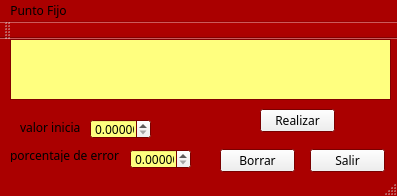
<?xml version="1.0" encoding="UTF-8"?>
<ui version="4.0">
 <class>PuntOFijo</class>
 <widget class="QMainWindow" name="PuntOFijo">
  <property name="geometry">
   <rect>
    <x>0</x>
    <y>0</y>
    <width>397</width>
    <height>196</height>
   </rect>
  </property>
  <property name="palette">
   <palette>
    <active>
     <colorrole role="WindowText">
      <brush brushstyle="SolidPattern">
       <color alpha="255">
        <red>0</red>
        <green>0</green>
        <blue>0</blue>
       </color>
      </brush>
     </colorrole>
     <colorrole role="Base">
      <brush brushstyle="SolidPattern">
       <color alpha="255">
        <red>255</red>
        <green>255</green>
        <blue>127</blue>
       </color>
      </brush>
     </colorrole>
     <colorrole role="Window">
      <brush brushstyle="SolidPattern">
       <color alpha="255">
        <red>170</red>
        <green>0</green>
        <blue>0</blue>
       </color>
      </brush>
     </colorrole>
    </active>
    <inactive>
     <colorrole role="WindowText">
      <brush brushstyle="SolidPattern">
       <color alpha="255">
        <red>0</red>
        <green>0</green>
        <blue>0</blue>
       </color>
      </brush>
     </colorrole>
     <colorrole role="Base">
      <brush brushstyle="SolidPattern">
       <color alpha="255">
        <red>255</red>
        <green>255</green>
        <blue>127</blue>
       </color>
      </brush>
     </colorrole>
     <colorrole role="Window">
      <brush brushstyle="SolidPattern">
       <color alpha="255">
        <red>170</red>
        <green>0</green>
        <blue>0</blue>
       </color>
      </brush>
     </colorrole>
    </inactive>
    <disabled>
     <colorrole role="WindowText">
      <brush brushstyle="SolidPattern">
       <color alpha="255">
        <red>120</red>
        <green>120</green>
        <blue>120</blue>
       </color>
      </brush>
     </colorrole>
     <colorrole role="Base">
      <brush brushstyle="SolidPattern">
       <color alpha="255">
        <red>170</red>
        <green>0</green>
        <blue>0</blue>
       </color>
      </brush>
     </colorrole>
     <colorrole role="Window">
      <brush brushstyle="SolidPattern">
       <color alpha="255">
        <red>170</red>
        <green>0</green>
        <blue>0</blue>
       </color>
      </brush>
     </colorrole>
    </disabled>
   </palette>
  </property>
  <property name="font">
   <font>
    <family>MV Boli</family>
   </font>
  </property>
  <property name="windowTitle">
   <string>PuntOFijo</string>
  </property>
  <widget class="QWidget" name="centralWidget">
   <widget class="QLabel" name="label_3">
    <property name="geometry">
     <rect>
      <x>10</x>
      <y>110</y>
      <width>110</width>
      <height>13</height>
     </rect>
    </property>
    <property name="text">
     <string>porcentaje de error:</string>
    </property>
   </widget>
   <widget class="QPushButton" name="Salir">
    <property name="geometry">
     <rect>
      <x>310</x>
      <y>110</y>
      <width>75</width>
      <height>23</height>
     </rect>
    </property>
    <property name="text">
     <string>Salir</string>
    </property>
   </widget>
   <widget class="QDoubleSpinBox" name="Err">
    <property name="geometry">
     <rect>
      <x>130</x>
      <y>110</y>
      <width>61</width>
      <height>20</height>
     </rect>
    </property>
    <property name="decimals">
     <number>5</number>
    </property>
    <property name="maximum">
     <double>999.990000000000009</double>
    </property>
   </widget>
   <widget class="QPushButton" name="Borrar">
    <property name="geometry">
     <rect>
      <x>220</x>
      <y>110</y>
      <width>75</width>
      <height>23</height>
     </rect>
    </property>
    <property name="text">
     <string>Borrar</string>
    </property>
   </widget>
   <widget class="QTextEdit" name="Texto">
    <property name="geometry">
     <rect>
      <x>10</x>
      <y>0</y>
      <width>381</width>
      <height>61</height>
     </rect>
    </property>
    <property name="font">
     <font>
      <pointsize>10</pointsize>
      <weight>75</weight>
      <bold>true</bold>
     </font>
    </property>
   </widget>
   <widget class="QLabel" name="label">
    <property name="geometry">
     <rect>
      <x>10</x>
      <y>80</y>
      <width>76</width>
      <height>13</height>
     </rect>
    </property>
    <property name="palette">
     <palette>
      <active>
       <colorrole role="WindowText">
        <brush brushstyle="SolidPattern">
         <color alpha="255">
          <red>170</red>
          <green>0</green>
          <blue>0</blue>
         </color>
        </brush>
       </colorrole>
       <colorrole role="Button">
        <brush brushstyle="SolidPattern">
         <color alpha="255">
          <red>85</red>
          <green>170</green>
          <blue>255</blue>
         </color>
        </brush>
       </colorrole>
       <colorrole role="Light">
        <brush brushstyle="SolidPattern">
         <color alpha="255">
          <red>213</red>
          <green>234</green>
          <blue>255</blue>
         </color>
        </brush>
       </colorrole>
       <colorrole role="Midlight">
        <brush brushstyle="SolidPattern">
         <color alpha="255">
          <red>149</red>
          <green>202</green>
          <blue>255</blue>
         </color>
        </brush>
       </colorrole>
       <colorrole role="Dark">
        <brush brushstyle="SolidPattern">
         <color alpha="255">
          <red>42</red>
          <green>85</green>
          <blue>127</blue>
         </color>
        </brush>
       </colorrole>
       <colorrole role="Mid">
        <brush brushstyle="SolidPattern">
         <color alpha="255">
          <red>56</red>
          <green>113</green>
          <blue>170</blue>
         </color>
        </brush>
       </colorrole>
       <colorrole role="Text">
        <brush brushstyle="SolidPattern">
         <color alpha="255">
          <red>0</red>
          <green>0</green>
          <blue>0</blue>
         </color>
        </brush>
       </colorrole>
       <colorrole role="BrightText">
        <brush brushstyle="SolidPattern">
         <color alpha="255">
          <red>255</red>
          <green>255</green>
          <blue>255</blue>
         </color>
        </brush>
       </colorrole>
       <colorrole role="ButtonText">
        <brush brushstyle="SolidPattern">
         <color alpha="255">
          <red>170</red>
          <green>0</green>
          <blue>0</blue>
         </color>
        </brush>
       </colorrole>
       <colorrole role="Base">
        <brush brushstyle="SolidPattern">
         <color alpha="255">
          <red>255</red>
          <green>255</green>
          <blue>255</blue>
         </color>
        </brush>
       </colorrole>
       <colorrole role="Window">
        <brush brushstyle="SolidPattern">
         <color alpha="255">
          <red>85</red>
          <green>170</green>
          <blue>255</blue>
         </color>
        </brush>
       </colorrole>
       <colorrole role="Shadow">
        <brush brushstyle="SolidPattern">
         <color alpha="255">
          <red>0</red>
          <green>0</green>
          <blue>0</blue>
         </color>
        </brush>
       </colorrole>
       <colorrole role="AlternateBase">
        <brush brushstyle="SolidPattern">
         <color alpha="255">
          <red>170</red>
          <green>212</green>
          <blue>255</blue>
         </color>
        </brush>
       </colorrole>
       <colorrole role="ToolTipBase">
        <brush brushstyle="SolidPattern">
         <color alpha="255">
          <red>255</red>
          <green>255</green>
          <blue>220</blue>
         </color>
        </brush>
       </colorrole>
       <colorrole role="ToolTipText">
        <brush brushstyle="SolidPattern">
         <color alpha="255">
          <red>0</red>
          <green>0</green>
          <blue>0</blue>
         </color>
        </brush>
       </colorrole>
      </active>
      <inactive>
       <colorrole role="WindowText">
        <brush brushstyle="SolidPattern">
         <color alpha="255">
          <red>170</red>
          <green>0</green>
          <blue>0</blue>
         </color>
        </brush>
       </colorrole>
       <colorrole role="Button">
        <brush brushstyle="SolidPattern">
         <color alpha="255">
          <red>85</red>
          <green>170</green>
          <blue>255</blue>
         </color>
        </brush>
       </colorrole>
       <colorrole role="Light">
        <brush brushstyle="SolidPattern">
         <color alpha="255">
          <red>213</red>
          <green>234</green>
          <blue>255</blue>
         </color>
        </brush>
       </colorrole>
       <colorrole role="Midlight">
        <brush brushstyle="SolidPattern">
         <color alpha="255">
          <red>149</red>
          <green>202</green>
          <blue>255</blue>
         </color>
        </brush>
       </colorrole>
       <colorrole role="Dark">
        <brush brushstyle="SolidPattern">
         <color alpha="255">
          <red>42</red>
          <green>85</green>
          <blue>127</blue>
         </color>
        </brush>
       </colorrole>
       <colorrole role="Mid">
        <brush brushstyle="SolidPattern">
         <color alpha="255">
          <red>56</red>
          <green>113</green>
          <blue>170</blue>
         </color>
        </brush>
       </colorrole>
       <colorrole role="Text">
        <brush brushstyle="SolidPattern">
         <color alpha="255">
          <red>0</red>
          <green>0</green>
          <blue>0</blue>
         </color>
        </brush>
       </colorrole>
       <colorrole role="BrightText">
        <brush brushstyle="SolidPattern">
         <color alpha="255">
          <red>255</red>
          <green>255</green>
          <blue>255</blue>
         </color>
        </brush>
       </colorrole>
       <colorrole role="ButtonText">
        <brush brushstyle="SolidPattern">
         <color alpha="255">
          <red>170</red>
          <green>0</green>
          <blue>0</blue>
         </color>
        </brush>
       </colorrole>
       <colorrole role="Base">
        <brush brushstyle="SolidPattern">
         <color alpha="255">
          <red>255</red>
          <green>255</green>
          <blue>255</blue>
         </color>
        </brush>
       </colorrole>
       <colorrole role="Window">
        <brush brushstyle="SolidPattern">
         <color alpha="255">
          <red>85</red>
          <green>170</green>
          <blue>255</blue>
         </color>
        </brush>
       </colorrole>
       <colorrole role="Shadow">
        <brush brushstyle="SolidPattern">
         <color alpha="255">
          <red>0</red>
          <green>0</green>
          <blue>0</blue>
         </color>
        </brush>
       </colorrole>
       <colorrole role="AlternateBase">
        <brush brushstyle="SolidPattern">
         <color alpha="255">
          <red>170</red>
          <green>212</green>
          <blue>255</blue>
         </color>
        </brush>
       </colorrole>
       <colorrole role="ToolTipBase">
        <brush brushstyle="SolidPattern">
         <color alpha="255">
          <red>255</red>
          <green>255</green>
          <blue>220</blue>
         </color>
        </brush>
       </colorrole>
       <colorrole role="ToolTipText">
        <brush brushstyle="SolidPattern">
         <color alpha="255">
          <red>0</red>
          <green>0</green>
          <blue>0</blue>
         </color>
        </brush>
       </colorrole>
      </inactive>
      <disabled>
       <colorrole role="WindowText">
        <brush brushstyle="SolidPattern">
         <color alpha="255">
          <red>42</red>
          <green>85</green>
          <blue>127</blue>
         </color>
        </brush>
       </colorrole>
       <colorrole role="Button">
        <brush brushstyle="SolidPattern">
         <color alpha="255">
          <red>85</red>
          <green>170</green>
          <blue>255</blue>
         </color>
        </brush>
       </colorrole>
       <colorrole role="Light">
        <brush brushstyle="SolidPattern">
         <color alpha="255">
          <red>213</red>
          <green>234</green>
          <blue>255</blue>
         </color>
        </brush>
       </colorrole>
       <colorrole role="Midlight">
        <brush brushstyle="SolidPattern">
         <color alpha="255">
          <red>149</red>
          <green>202</green>
          <blue>255</blue>
         </color>
        </brush>
       </colorrole>
       <colorrole role="Dark">
        <brush brushstyle="SolidPattern">
         <color alpha="255">
          <red>42</red>
          <green>85</green>
          <blue>127</blue>
         </color>
        </brush>
       </colorrole>
       <colorrole role="Mid">
        <brush brushstyle="SolidPattern">
         <color alpha="255">
          <red>56</red>
          <green>113</green>
          <blue>170</blue>
         </color>
        </brush>
       </colorrole>
       <colorrole role="Text">
        <brush brushstyle="SolidPattern">
         <color alpha="255">
          <red>42</red>
          <green>85</green>
          <blue>127</blue>
         </color>
        </brush>
       </colorrole>
       <colorrole role="BrightText">
        <brush brushstyle="SolidPattern">
         <color alpha="255">
          <red>255</red>
          <green>255</green>
          <blue>255</blue>
         </color>
        </brush>
       </colorrole>
       <colorrole role="ButtonText">
        <brush brushstyle="SolidPattern">
         <color alpha="255">
          <red>42</red>
          <green>85</green>
          <blue>127</blue>
         </color>
        </brush>
       </colorrole>
       <colorrole role="Base">
        <brush brushstyle="SolidPattern">
         <color alpha="255">
          <red>85</red>
          <green>170</green>
          <blue>255</blue>
         </color>
        </brush>
       </colorrole>
       <colorrole role="Window">
        <brush brushstyle="SolidPattern">
         <color alpha="255">
          <red>85</red>
          <green>170</green>
          <blue>255</blue>
         </color>
        </brush>
       </colorrole>
       <colorrole role="Shadow">
        <brush brushstyle="SolidPattern">
         <color alpha="255">
          <red>0</red>
          <green>0</green>
          <blue>0</blue>
         </color>
        </brush>
       </colorrole>
       <colorrole role="AlternateBase">
        <brush brushstyle="SolidPattern">
         <color alpha="255">
          <red>85</red>
          <green>170</green>
          <blue>255</blue>
         </color>
        </brush>
       </colorrole>
       <colorrole role="ToolTipBase">
        <brush brushstyle="SolidPattern">
         <color alpha="255">
          <red>255</red>
          <green>255</green>
          <blue>220</blue>
         </color>
        </brush>
       </colorrole>
       <colorrole role="ToolTipText">
        <brush brushstyle="SolidPattern">
         <color alpha="255">
          <red>0</red>
          <green>0</green>
          <blue>0</blue>
         </color>
        </brush>
       </colorrole>
      </disabled>
     </palette>
    </property>
    <property name="text">
     <string>Valor inicial: </string>
    </property>
   </widget>
   <widget class="QDoubleSpinBox" name="X1">
    <property name="geometry">
     <rect>
      <x>90</x>
      <y>80</y>
      <width>61</width>
      <height>20</height>
     </rect>
    </property>
    <property name="decimals">
     <number>5</number>
    </property>
    <property name="maximum">
     <double>999.990000000000009</double>
    </property>
   </widget>
   <widget class="QPushButton" name="Procesar">
    <property name="geometry">
     <rect>
      <x>260</x>
      <y>70</y>
      <width>75</width>
      <height>23</height>
     </rect>
    </property>
    <property name="text">
     <string>Realizar</string>
    </property>
   </widget>
   <widget class="QLabel" name="label_4">
    <property name="geometry">
     <rect>
      <x>20</x>
      <y>80</y>
      <width>61</width>
      <height>16</height>
     </rect>
    </property>
    <property name="text">
     <string>valor inicial:</string>
    </property>
   </widget>
  </widget>
  <widget class="QMenuBar" name="menuBar">
   <property name="geometry">
    <rect>
     <x>0</x>
     <y>0</y>
     <width>397</width>
     <height>23</height>
    </rect>
   </property>
   <widget class="QMenu" name="menuPunto_Fijo">
    <property name="title">
     <string>Punto Fijo</string>
    </property>
   </widget>
   <addaction name="menuPunto_Fijo"/>
  </widget>
  <widget class="QToolBar" name="mainToolBar">
   <attribute name="toolBarArea">
    <enum>TopToolBarArea</enum>
   </attribute>
   <attribute name="toolBarBreak">
    <bool>false</bool>
   </attribute>
  </widget>
  <widget class="QStatusBar" name="statusBar"/>
 </widget>
 <layoutdefault spacing="6" margin="11"/>
 <resources/>
 <connections/>
</ui>
